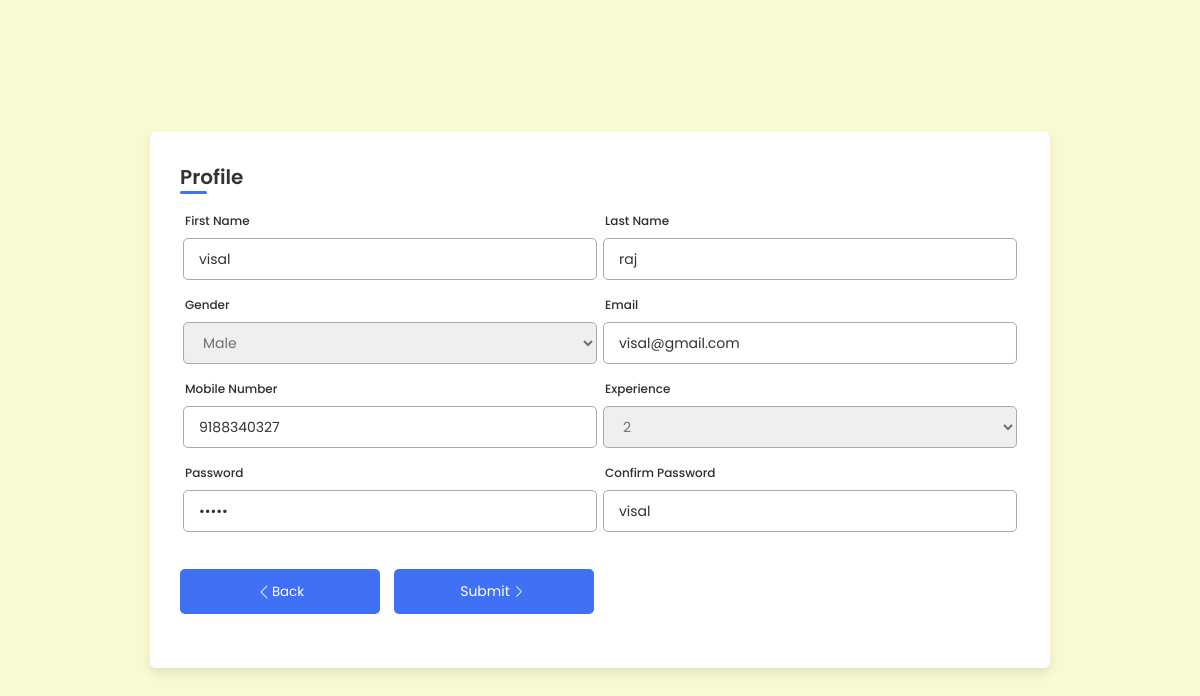
Before: /expertprofile (signed in) with the older database file.
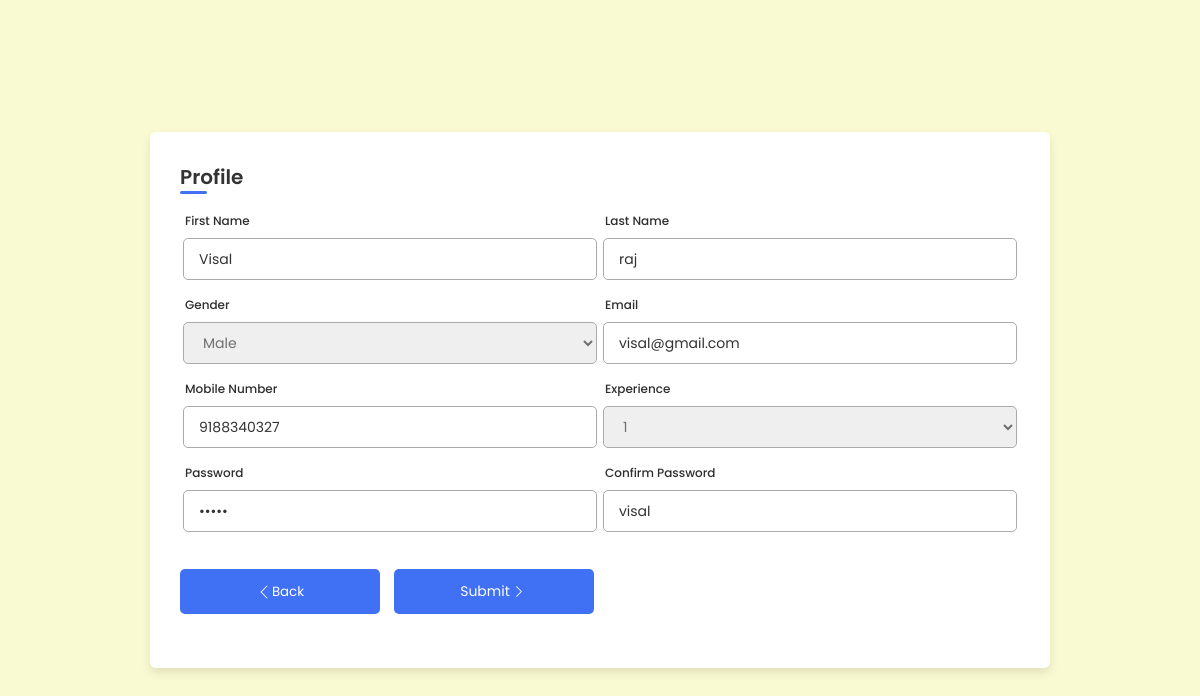
After: the same page with the newer database file.
### expertreviewapp/models.py (models this page shows)
class Expert(models.Model):
    firstname = models.CharField(max_length=255,null=True)
    lastname = models.CharField(max_length=255,null=True)
    date = models.CharField(max_length=200,null=True)
    gender = models.CharField(max_length=200,null=True)
    email = models.CharField(max_length=255,null=True)
    mobilenumber = models.CharField(max_length=20,null=True)
    experience = models.CharField(max_length=200,null=True)
    password = models.CharField(max_length=255,null=True)
    file = models.ImageField(null=True)
    status = models.BooleanField(default=False,null=True)

### expertreviewapp/views.py (the view, shortened to what this page needs)
# urls.py: path('expertprofile',views.expertprofile),
def expertprofile(request):
        id = request.session['exid']
        val = Expert.objects.get(id = id)
        return render(request,'expertprofile.html',{"val":val})

### template/expertprofile.html (shortened to what this page needs)
<!DOCTYPE html>
<html lang="en">
<head>
    <link rel="stylesheet" href="https://unicons.iconscout.com/release/v4.0.0/css/line.css">
        <link rel="stylesheet" href="https://cdnjs.cloudflare.com/ajax/libs/font-awesome/5.15.3/css/all.min.css" />
</head>
<body>
    <div class="container">
        <header>Profile </header>
        <form action="" method="POST" enctype="multipart/form-data">
            <div class="form first">
                <div class="details personal">
                    <div class="fields">
                        <div class="input-field">
                            <label>First Name</label>
                            <input type="text"  name="fname" value="{{val.firstname}}" required>
                        </div>
                        <div class="input-field">
                            <label>Last Name </label>
                            <input type="text"name="lastname"  value="{{val.lastname}}"  required>
                        </div>
                        <div class="input-field">
                            <label>Gender</label>
                            <select name="gender" id="gender">
                              <option value="{{val.gender}}">{{val.gender}}</option>
                         </select>
                        </div>
                        <div class="input-field">
                            <label>Email </label>
                            <input type="email"name="email" id="email" value="{{val.email}}" required>
                        </div>
                        <div class="input-field">
                            <label>Mobile Number </label>
                            <input type="text" name="mobileno" value="{{val.mobilenumber}}"  required>
                        </div>
                        <div class="input-field">
                            <label>Experience</label>
                            <select name="exp" id="exp">
                              <option value="{{val.experience}}">{{val.experience}}</option>
                         </select>
                        </div>
                        <div class="input-field">
                            <label>Password</label>
                            <input type="password"  name="password" value="{{val.password}}" required>
                        </div>
                        <div class="input-field">
                            <label>Confirm Password</label>
                            <input type="text"  name="cpassword" value="{{val.password}}" required>
                        </div>
                    </div>
                </div>
                    <div class="buttons">
                         <button> <svg xmlns="http://www.w3.org/2000/svg" width="16" height="16" fill="currentColor" class="bi bi-chevron-left" viewBox="0 0 16 16">
                              <path fill-rule="evenodd" d="M11.354 1.646a.5.5 0 0 1 0 .708L5.707 8l5.647 5.646a.5.5 0 0 1-.708.708l-6-6a.5.5 0 0 1 0-.708l6-6a.5.5 0 0 1 .708 0z"/>
                            </svg>
                              <a href="/experthome" style="color: white;text-decoration: none;">Back</a>
                         </button>
                        <button class="submit">
                            <span class="btnText">Submit</span>
                            <svg xmlns="http://www.w3.org/2000/svg" width="18" height="13" fill="currentColor" class="bi bi-chevron-right" viewBox="0 0 16 16">
                                <path fill-rule="evenodd" d="M4.646 1.646a.5.5 0 0 1 .708 0l6 6a.5.5 0 0 1 0 .708l-6 6a.5.5 0 0 1-.708-.708L10.293 8 4.646 2.354a.5.5 0 0 1 0-.708z"/>
                              </svg>
                        </button>
                    </div>
                </div>
            </div>
</body>
</html>

Changed rows visible on the page:
changed Expert "raj": fname "visal" → "Visal"; exp "2" → "1"
